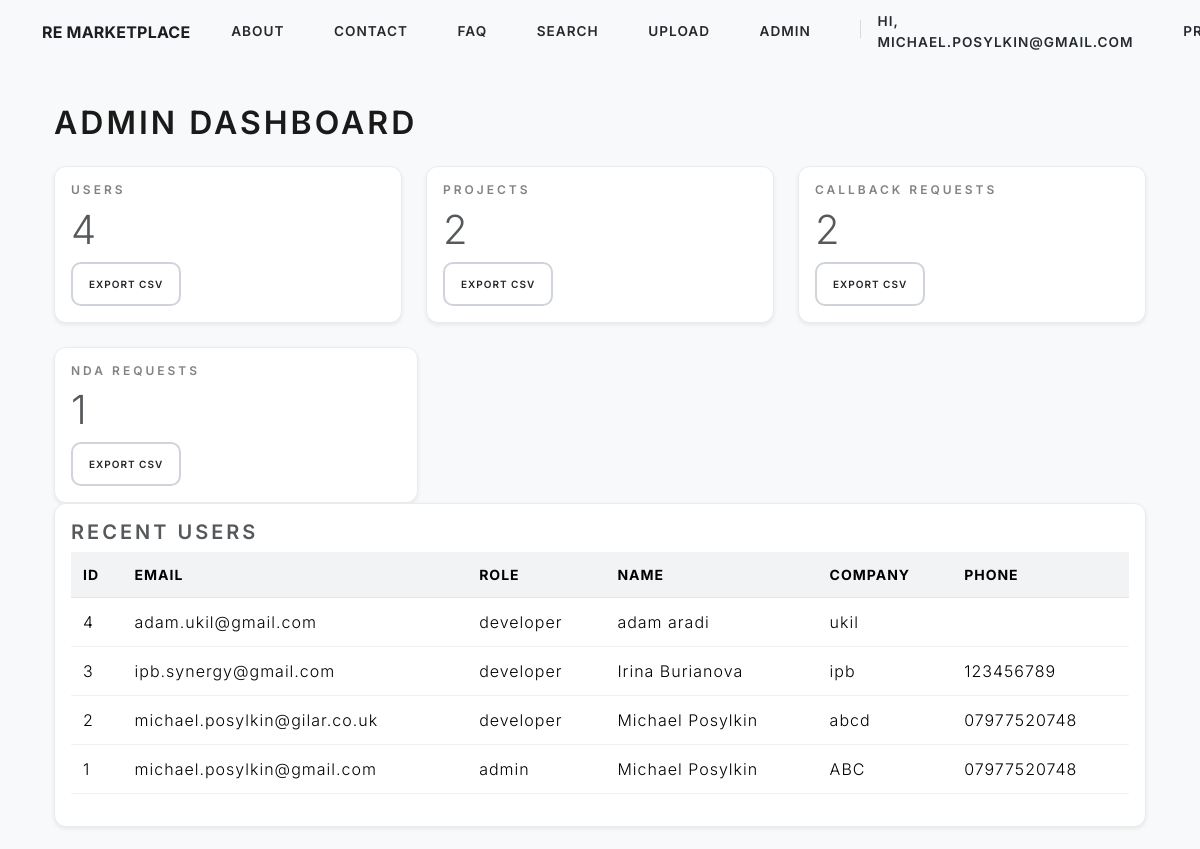
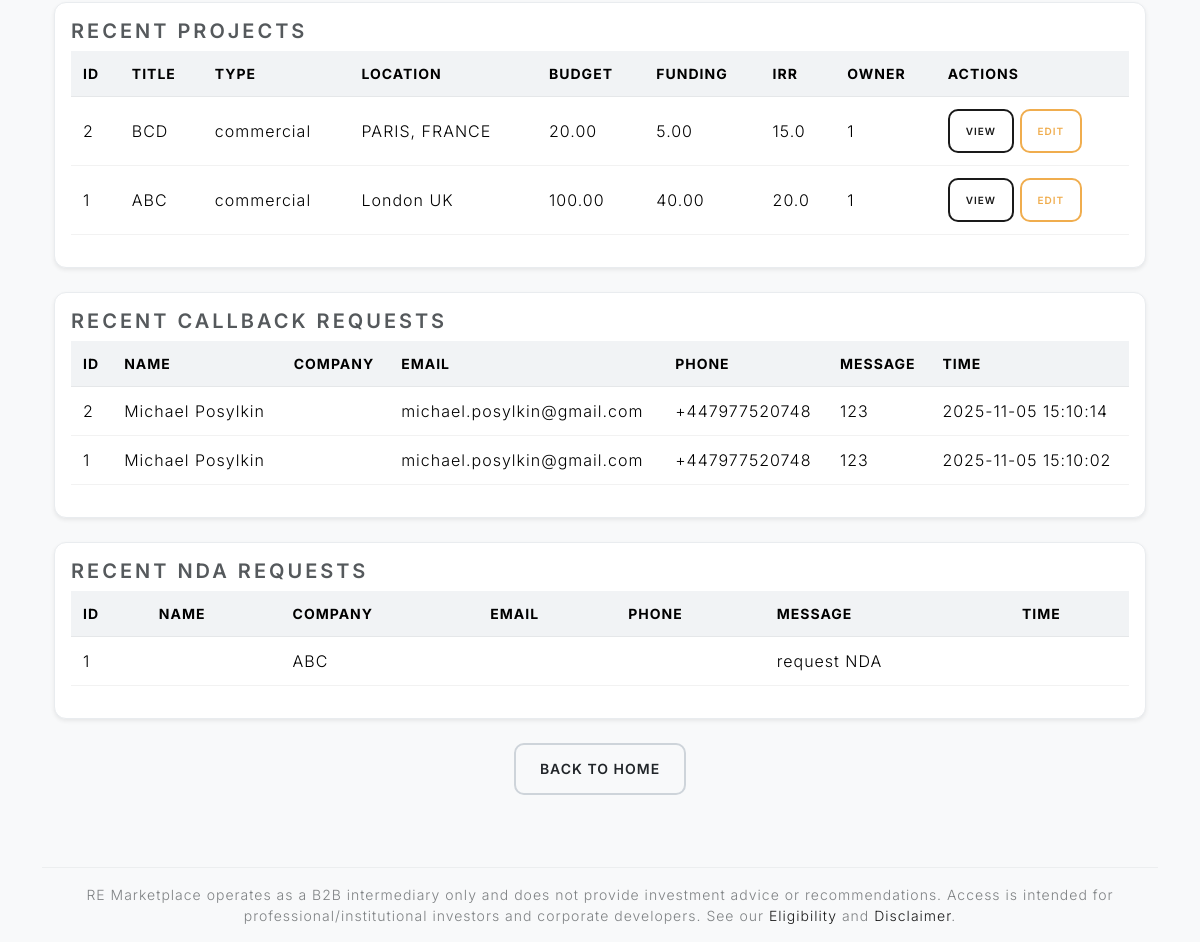
The app's page /admin-dashboard (signed in), older data (2 pictures, top to bottom).
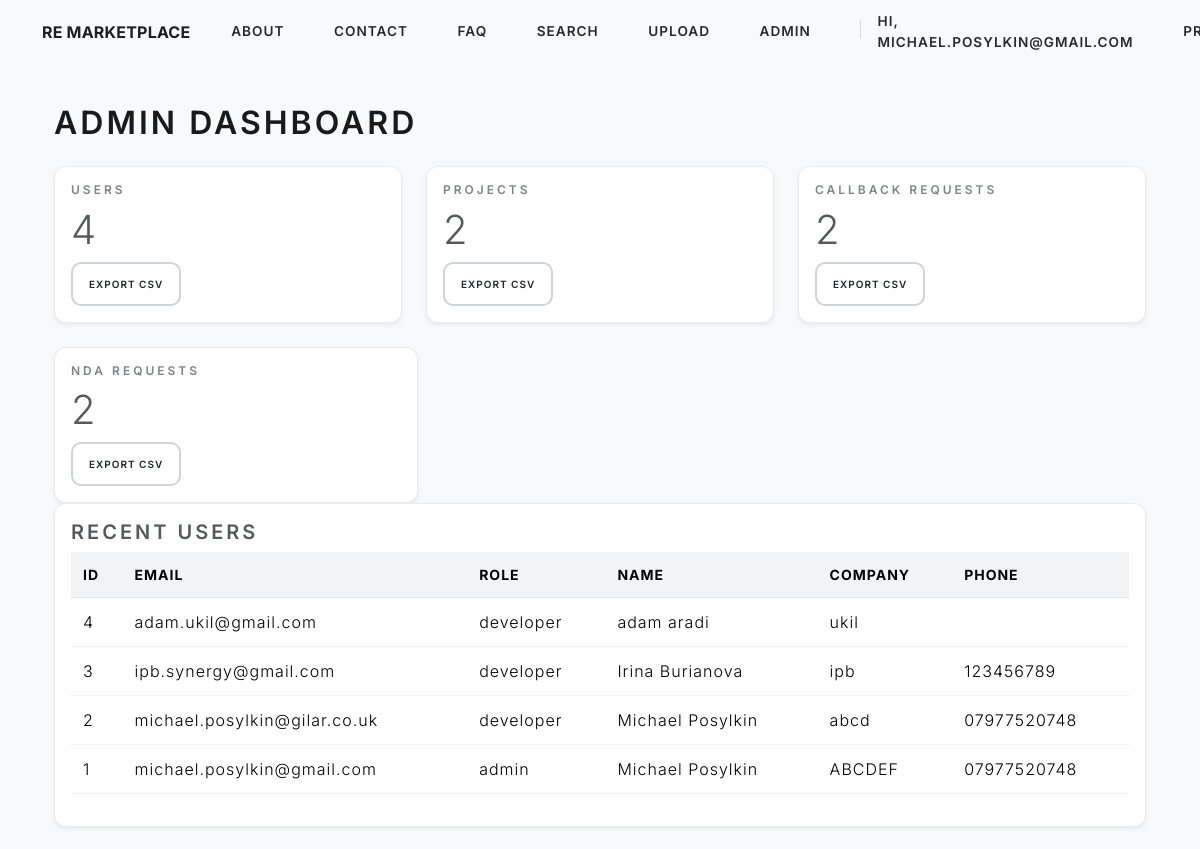
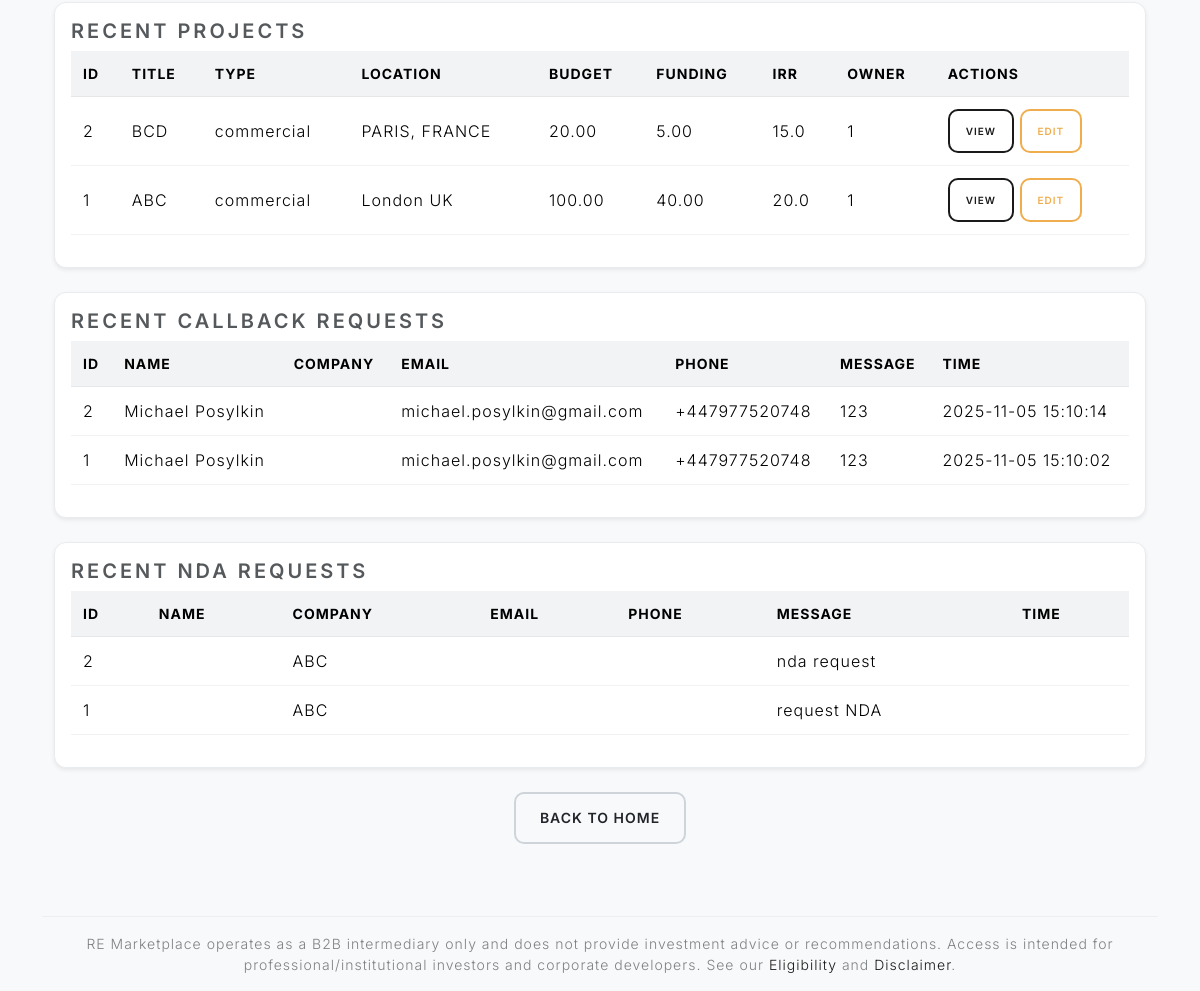
The same page, newer data (2 pictures, top to bottom).
### models.py (models this page shows, shortened)
class User(UserMixin, db.Model):
    id = db.Column(db.Integer, primary_key=True)
    email = db.Column(db.String(150), unique=True, nullable=False)
    password_hash = db.Column(db.String(150), nullable=False)
    role = db.Column(db.String(20), default='developer')
    company_name = db.Column(db.String(150))
    position_in_company = db.Column(db.String(50))
    company_website = db.Column(db.String(255))
    company_address = db.Column(db.String(300))
    phone = db.Column(db.String(30))
    first_name = db.Column(db.String(100))
    surname = db.Column(db.String(100))
    aum = db.Column(db.Float)
    projects = db.relationship('Project', backref='owner', lazy=True)
    preferences_json = db.Column(db.JSON, nullable=False, default=dict)
    @hybrid_property
    def preferred_asset_classes(self):
        return self._pref_get("preferred_asset_classes", "")
    @hybrid_property
    def location_type_preference(self):
        return self._pref_get("location_type_preference", "")
    @hybrid_property
    def target_min_irr(self):
        return self._pref_get("target_min_irr", "")
    @hybrid_property
    def email_updates(self):
        return bool(self._pref_get("email_updates", False))
    @hybrid_property
    def ticket_min(self):
        return self._pref_get("ticket_min", "")
    @hybrid_property
    def ticket_max(self):
        return self._pref_get("ticket_max", "")

class Project(db.Model):
    id = db.Column(db.Integer, primary_key=True)
    title = db.Column(db.String(200), nullable=False)
    description = db.Column(db.Text, nullable=False)
    project_type = db.Column(db.String(50), default='commercial')  # e.g., 'residential', 'commercial'
    budget = db.Column(db.Float, nullable=False)
    funding = db.Column(db.Float, nullable=False)
    duration = db.Column(db.Integer, nullable=True)
    irr = db.Column(db.Float, nullable=False)
    location = db.Column(db.String(100), nullable=False)
    risk_level = db.Column(db.Integer, default=5)  # 1-10 scale
    secured = db.Column(db.String(50), default='mezz')
    attachment_path = db.Column(db.String(300))
    timeline = db.Column(db.String(200), nullable=True)
    exit_strategy = db.Column(db.String(200), nullable=True)
    developer_tr = db.Column(db.String(200), nullable=True)
    website = db.Column(db.String(200), nullable=True)
    preapproved_facility = db.Column(db.String(100), nullable=True)
    brand_partnership = db.Column(db.String(100), nullable=True)
    MOIC_EM = db.Column(db.Float, nullable=True)
    sponsor_equity = db.Column(db.Float, nullable=False)
    location_type = db.Column(db.String(50), default='prime') # e.g., 'prime', 'non-prime'
    user_id = db.Column(db.Integer, db.ForeignKey('user.id'), nullable=False)  # New: Links to user

class CallbackRequest(db.Model):
    id = db.Column(db.Integer, primary_key=True)
    name = db.Column(db.String(100), nullable=False)
    company = db.Column(db.String(100))
    email = db.Column(db.String(120))
    phone = db.Column(db.String(50), nullable=False)
    message = db.Column(db.Text)
    timestamp = db.Column(db.DateTime, default=db.func.now())

class NDARequest(db.Model):
    id = db.Column(db.Integer, primary_key=True)
    user_id = db.Column(db.Integer, db.ForeignKey("user.id"), nullable=False)
    project_id = db.Column(db.Integer, db.ForeignKey("project.id"), nullable=True)
    company = db.Column(db.String(150), nullable=False)
    contact_name = db.Column(db.String(100), nullable=False)
    contact_email = db.Column(db.String(255), nullable=False)
    message = db.Column(db.Text, nullable=True)
    created_at = db.Column(db.DateTime, server_default=db.func.now())

### app.py (the view)
@app.route("/admin-dashboard")
@login_required
def admin_dashboard():
    if getattr(current_user, "role", "") != "admin":
        flash("Admin only.", "warning")
        return redirect(url_for("home"))
    users_count = db.session.query(func.count(User.id)).scalar()
    projects_count = db.session.query(func.count(Project.id)).scalar()
    try:
        callbacks_count = db.session.query(func.count(CallbackRequest.id)).scalar()
    except Exception:
        callbacks_count = 0
    try:
        nDAs_count = db.session.query(func.count(NDARequest.id)).scalar()
    except Exception:
        nDAs_count = 0
    recent_users = User.query.order_by(desc(User.id)).limit(10).all()
    recent_projects = Project.query.order_by(desc(Project.id)).limit(10).all()
    try:
        recent_callbacks = CallbackRequest.query.order_by(desc(CallbackRequest.timestamp)).limit(10).all()
    except Exception:
        recent_callbacks = []
    try:
        recent_NDA_Requests = NDARequest.query.order_by(desc(NDARequest.created_at)).limit(10).all()
    except Exception:
        recent_NDA_Requests = []
    return render_template(
        "admin_dashboard.html",
        users_count=users_count,
        projects_count=projects_count,
        callbacks_count=callbacks_count,
        nDAs_count=nDAs_count,
        recent_users=recent_users,
        recent_projects=recent_projects,
        recent_callbacks=recent_callbacks,
        recent_NDA_Requests=recent_NDA_Requests,
    )

### app.py (called while the page is built)
@login_manager.user_loader
def load_user(user_id):
    return User.query.get(int(user_id))

### templates/admin_dashboard.html (shortened to what the changed rows need)
{% extends "base.html" %}
{% block content %}
<div class="container py-4">
  <h1 class="mb-4">Admin Dashboard</h1>
    <div class="col-md-4">
      <div class="card shadow-sm h-100">
        <div class="card-body">
          <h6 class="text-muted text-uppercase">NDA Requests</h6>
          <div class="display-6">{{ nDAs_count }}</div>
          <a href="{{ url_for('export_NDA_csv') }}" class="btn btn-sm btn-outline-secondary mt-2">Export CSV</a>
        </div>
      </div>
    </div>
  <div class="card mb-4 shadow-sm">
    <div class="card-body">
      <div class="table-responsive">
        <table class="table table-sm align-middle">
          <thead>
            <tr>
              <th>ID</th><th>Email</th><th>Role</th><th>Name</th><th>Company</th><th>Phone</th>
            </tr>
          </thead>
          <tbody>
            {% for u in recent_users %}
            <tr>
              <td>{{ u.id }}</td>
              <td>{{ u.email }}</td>
              <td>{{ u.role }}</td>
              <td>{{ (u.first_name or '') ~ ' ' ~ (u.surname or '') }}</td>
              <td>{{ u.company_name or '' }}</td>
              <td>{{ u.phone or '' }}</td>
            </tr>
            {% else %}
            <tr><td colspan="6" class="text-muted">No users.</td></tr>
            {% endfor %}
          </tbody>
        </table>
      </div>
    </div>
  </div>
  <div class="card mb-4 shadow-sm">
    <div class="card-body">
      <div class="table-responsive">
        <table class="table table-sm align-middle">
          <thead>
            <tr>
              <th>ID</th><th>Title</th><th>Type</th><th>Location</th>
              <th>Budget</th><th>Funding</th><th>IRR</th><th>Owner</th><th>Actions</th>
            </tr>
          </thead>
          <tbody>
            {% for p in recent_projects %}
            <tr>
              <td>{{ p.id }}</td>
              <td>{{ p.title }}</td>
              <td>{{ p.project_type }}</td>
              <td>{{ p.location }}</td>
              <td>{{ "%.2f"|format(p.budget) if p.budget is not none }}</td>
              <td>{{ "%.2f"|format(p.funding) if p.funding is not none }}</td>
              <td>{{ "%.1f"|format(p.irr) if p.irr is not none }}</td>
              <td>{{ p.user_id }}</td>
              <td>
                <a class="btn btn-sm btn-outline-primary" href="{{ url_for('project_detail', project_id=p.id) }}">View</a>
                {% if current_user.is_authenticated and (current_user.role == 'admin' or current_user.id == p.user_id) %}
                  <a class="btn btn-sm btn-outline-warning" href="{{ url_for('edit_project', project_id=p.id) }}">Edit</a>
                {% endif %}
              </td>
            </tr>
            {% else %}
            <tr><td colspan="9" class="text-muted">No projects.</td></tr>
            {% endfor %}
          </tbody>
        </table>
      </div>
    </div>
  </div>
  <div class="card mb-4 shadow-sm">
    <div class="card-body">
      <div class="table-responsive">
        <table class="table table-sm align-middle">
          <thead>
            <tr>
              <th>ID</th><th>Name</th><th>Company</th><th>Email</th><th>Phone</th><th>Message</th><th>Time</th>
            </tr>
          </thead>
          <tbody>
            {% for c in recent_callbacks %}
            <tr>
              <td>{{ c.id }}</td>
              <td>{{ c.name }}</td>
              <td>{{ c.company or '' }}</td>
              <td>{{ c.email or '' }}</td>
              <td>{{ c.phone }}</td>
              <td>{{ (c.message or '')[:80] }}</td>
              <td>{{ c.timestamp }}</td>
            </tr>
            {% else %}
            <tr><td colspan="7" class="text-muted">No callback requests.</td></tr>
            {% endfor %}
          </tbody>
        </table>
      </div>
    </div>
  </div>
    <div class="card mb-4 shadow-sm">
      <div class="card-body">
        <div class="table-responsive">
          <table class="table table-sm align-middle">
            <thead>
              <tr>
                <th>ID</th><th>Name</th><th>Company</th><th>Email</th><th>Phone</th><th>Message</th><th>Time</th>
              </tr>
            </thead>
            <tbody>
              {% for c in recent_NDA_Requests %}
              <tr>
                <td>{{ c.id }}</td>
                <td>{{ c.name }}</td>
                <td>{{ c.company or '' }}</td>
                <td>{{ c.email or '' }}</td>
                <td>{{ c.phone }}</td>
                <td>{{ (c.message or '')[:80] }}</td>
                <td>{{ c.timestamp }}</td>
              </tr>
              {% else %}
              <tr><td colspan="7" class="text-muted">No NDA requests.</td></tr>
              {% endfor %}
            </tbody>
          </table>
        </div>
      </div>
    </div>
</div>
{% endblock %}

### templates/base.html (shortened to what this page needs)
<!DOCTYPE html>
<html lang="en">
<head>
  <link rel="stylesheet" href="https://cdn.jsdelivr.net/npm/bootswatch@5.3.0/dist/lux/bootstrap.min.css">
  <link href="https://cdn.jsdelivr.net/npm/select2@4.1.0-rc.0/dist/css/select2.min.css" rel="stylesheet">
  <link rel="stylesheet" href="{{ url_for('static', filename='style.css') }}">
  <link rel="stylesheet" href="{{ url_for('static', filename='forms.css') }}">
</head>
<body>
  <nav class="navbar navbar-expand-lg navbar-light fixed-top pg-navbar">
    <div class="container">
      <a class="navbar-brand pg-brand" href="{{ url_for('home') }}">RE Marketplace</a>
      <div class="collapse navbar-collapse" id="pgNav">
        <ul class="navbar-nav ms-auto align-items-lg-center pg-menu">
          <li class="nav-item"><a class="nav-link" href="{{ url_for('about') }}">About</a></li>
          <li class="nav-item"><a class="nav-link" href="{{ url_for('contact') }}">Contact</a></li>
          <li class="nav-item"><a class="nav-link" href="{{ url_for('faq') }}">FAQ</a></li>
          {% if current_user.is_authenticated %}
            <li class="nav-item"><a class="nav-link" href="{{ url_for('search') }}">Search</a></li>
            {% if current_user.role in ['developer','admin'] %}
              <li class="nav-item"><a class="nav-link" href="{{ url_for('upload') }}">Upload</a></li>
            {% endif %}
            {% if current_user.role == 'admin' %}
              <li class="nav-item"><a class="nav-link" href="{{ url_for('admin_dashboard') }}">Admin</a></li>
            {% endif %}
            <li class="nav-item"><span class="nav-link small text-muted">Hi, {{ current_user.email }}</span></li>
            <li class="nav-item"><a class="nav-link" href="{{ url_for('profile') }}">Profile</a></li>
          {% else %}
            <li class="nav-item"><a class="nav-link" href="{{ url_for('login') }}">Log in</a></li>
            <li class="nav-item"><a class="btn btn-sm pg-cta" href="{{ url_for('register') }}">Register</a></li>
          {% endif %}
        </ul>
      </div>
    </div>
  </nav>
  <div class="pg-nav-spacer"></div>
  <div class="container my-4">
    {% block content %}{% endblock %}
    <footer class="border-top mt-5 py-3 small text-center text-muted">
      RE Marketplace operates as a B2B intermediary only and does not provide investment advice or recommendations.
      Access is intended for professional/institutional investors and corporate developers.
      See our <a href="{{ url_for('eligibility') }}">Eligibility</a> and <a href="{{ url_for('disclaimer') }}">Disclaimer</a>.
    </footer>
  </div>
</body>
</html>

Row changes from the older to the newer data that the page shows:
changed User "michael.posylkin@gmail.com": company_name "ABC" → "ABCDEF"
added NDARequest: id "2", company "ABC", message "nda request"
Text that changed along with them:
{{ nDAs_count }}: "1" → "2"
